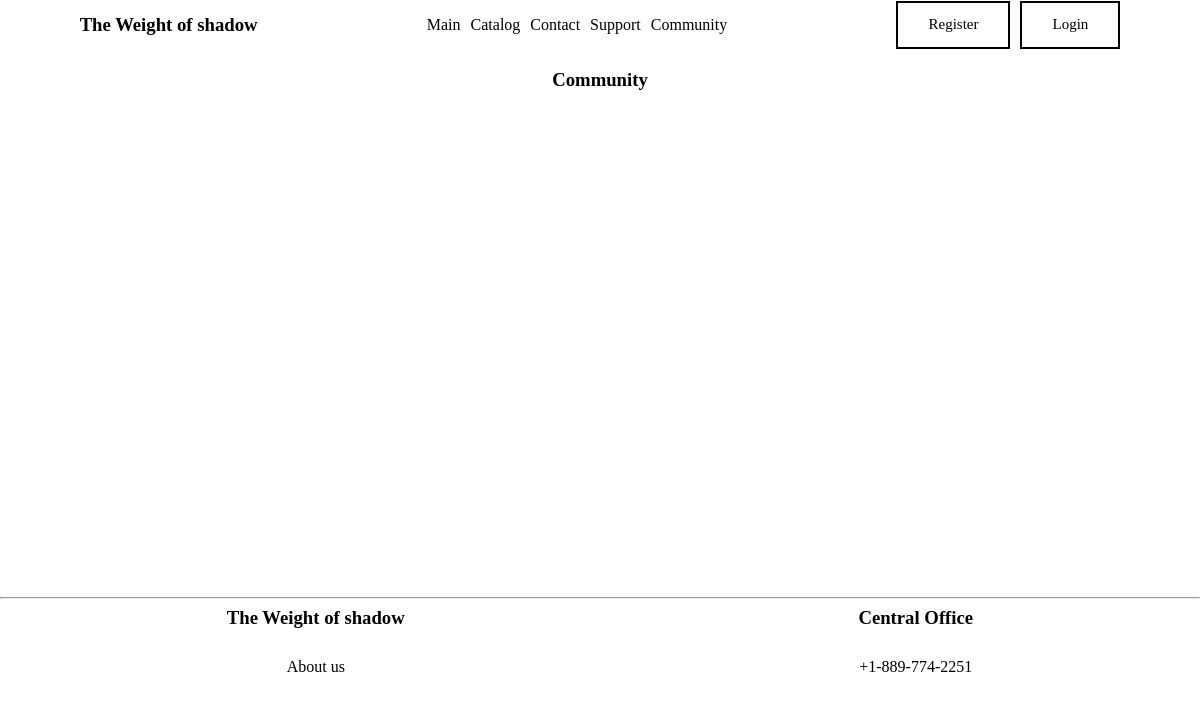
Before: /contact/community/ with the older database file.
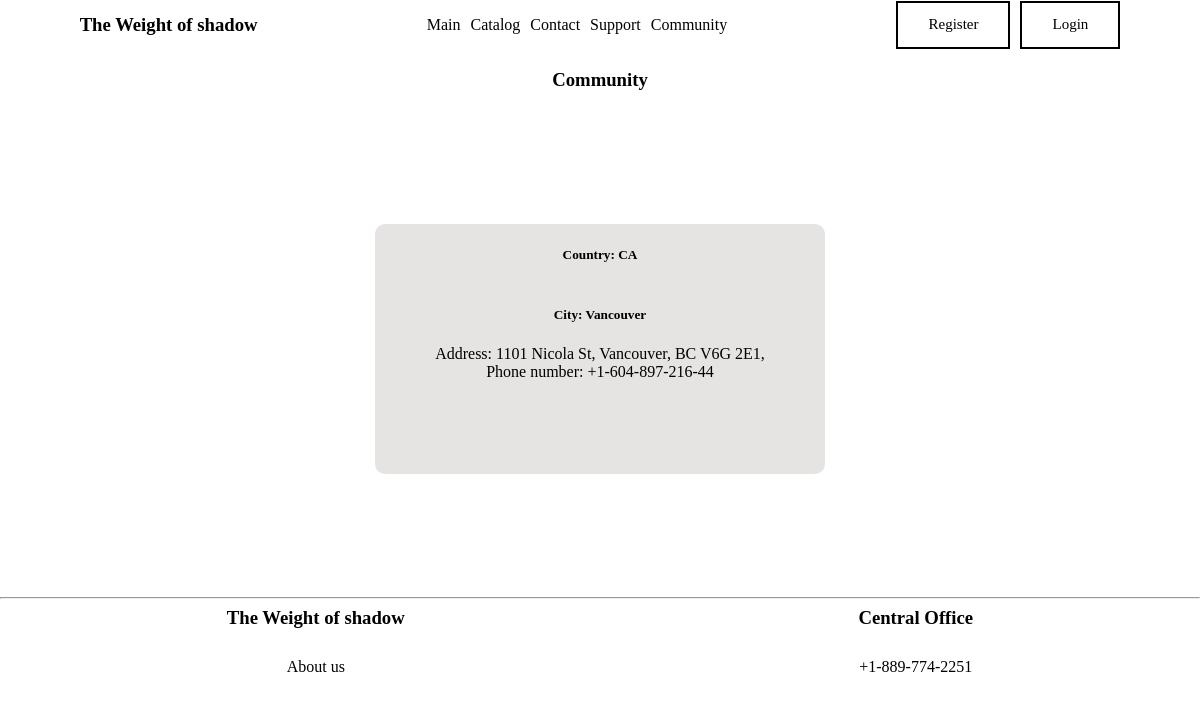
After: the same page with the newer database file.
### contact/models.py (models this page shows, shortened)
class community(models.Model):
    country = [
        ("CA","CA"),
        ("USA","USA")
    ]
    type = models.CharField(max_length=3, choices=country, default='CA')  # Добавил max_length=3
    city = models.CharField(max_length=100, default='')
    address = models.CharField(max_length=200)
    phone_number = models.CharField(max_length=20)

### contact/views.py (the view)
# urls.py: path('community/', views.FunctionCommunity, name='community')
def FunctionCommunity(request):
    list_community = community.objects.all()
    return render(request, 'contact/community.html', {'list_community': list_community})

### contact/templates/contact/community.html (shortened to what this page needs)
{% extends 'myapp/layout.html' %}
{% load static %}
{% block style_css %}
<link rel="stylesheet" href="{% static 'contact/css/contact.css' %}" />
{% endblock %}
{% block content %}
<h3>Community</h3>
<div class="main_keys">
{% for el in list_community %}
<div class="keys">
   <h5>Country: {{el.type}}</h5>
   <h5>City: {{el.city}}</h5>
   <p>Address: {{el.address}}</p>
   <p>Phone number: {{el.phone_number}}</p>
</div>
{% endfor %}
</div>
{% endblock %}

Changed rows visible on the page:
added community: type "CA", city "Vancouver", address "1101 Nicola St, Vancouver, BC V6G 2E1,", phone_number "+1-604-897-216-44"
